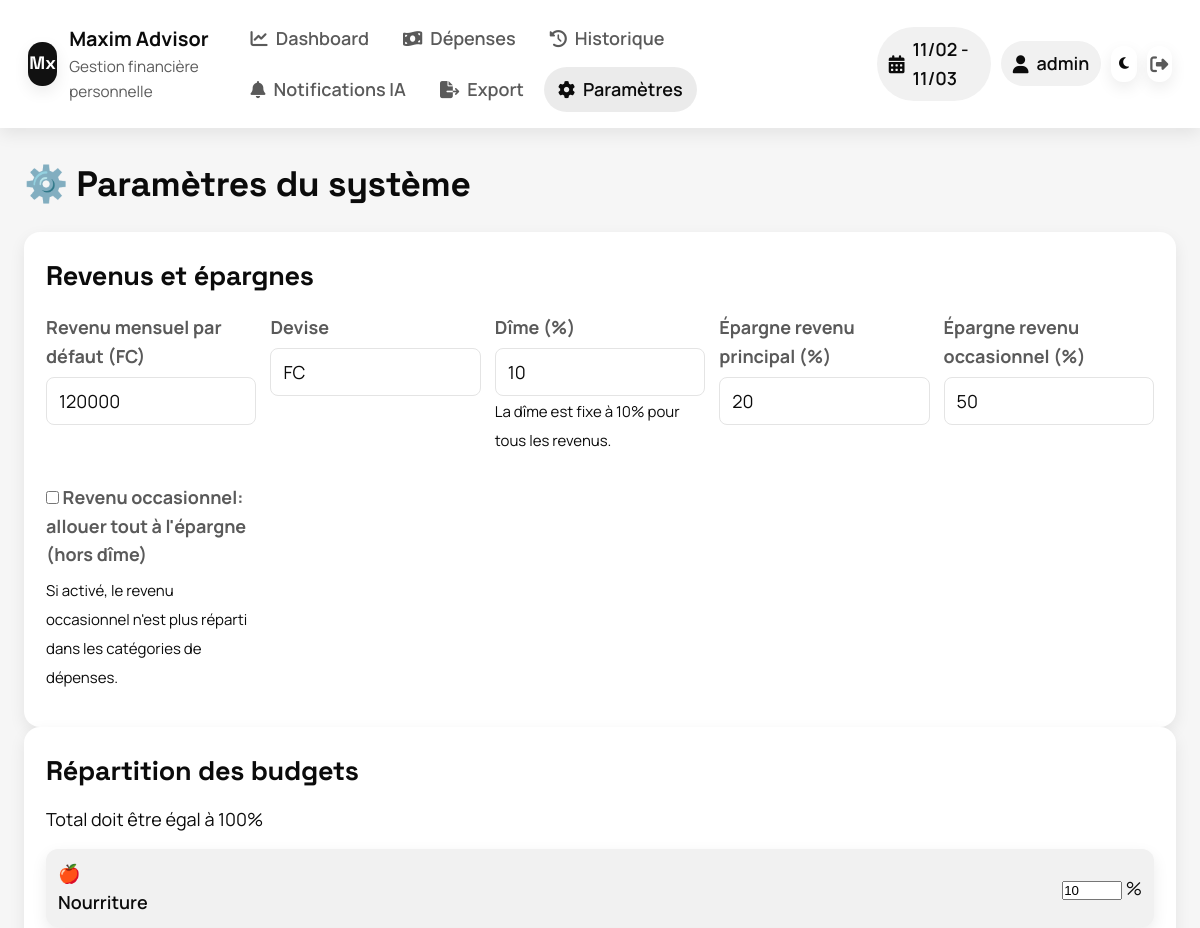
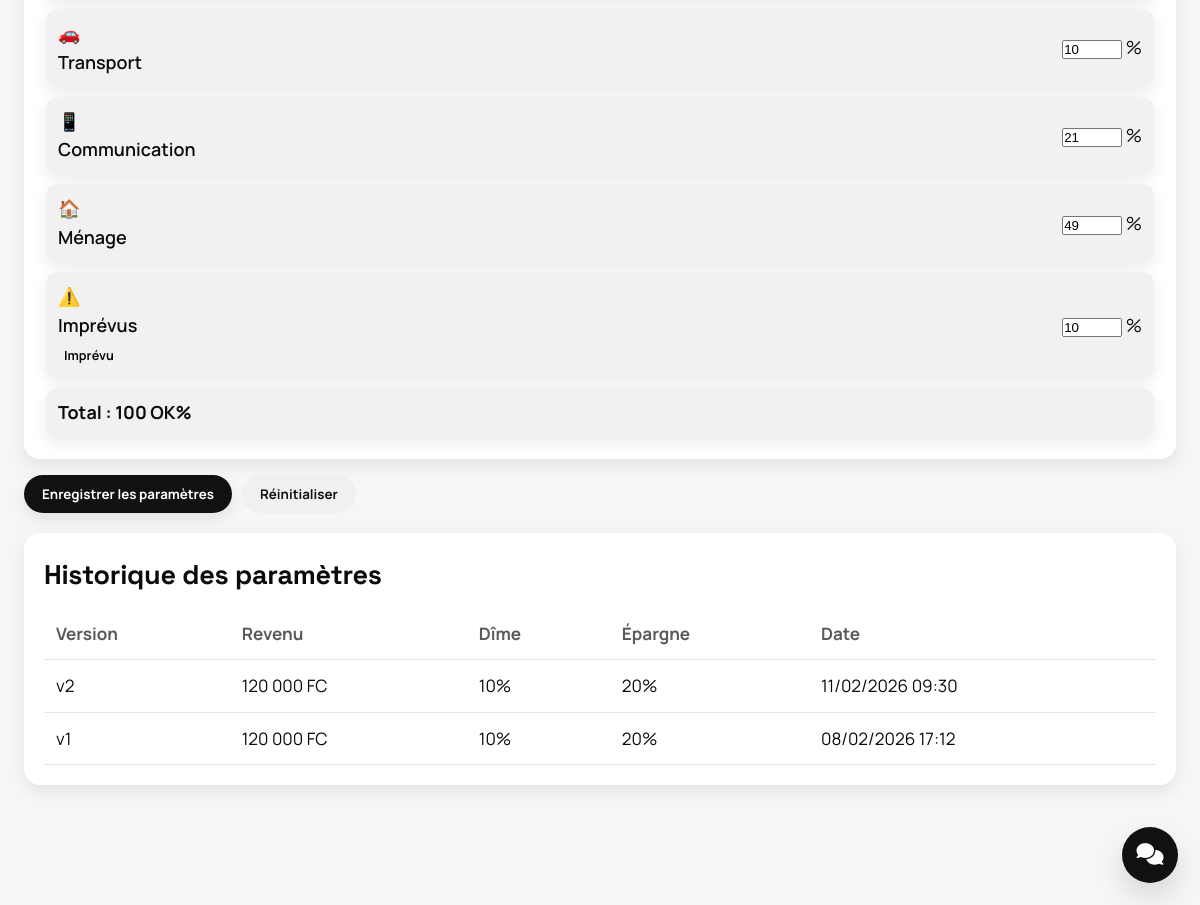
The app's page /?page=settings (signed in) with its own data (2 pictures, top to bottom).
### tables this page shows
CREATE TABLE financial_periods (
    id INTEGER PRIMARY KEY AUTOINCREMENT,
    start_date DATE NOT NULL,
    end_date DATE NOT NULL,
    parameters_version INTEGER NOT NULL,
    initial_income INTEGER NOT NULL,
    tithing_amount INTEGER NOT NULL DEFAULT 0,
    saving_amount INTEGER NOT NULL DEFAULT 0,
    is_active BOOLEAN DEFAULT 1,
    created_at DATETIME DEFAULT CURRENT_TIMESTAMP
);

CREATE TABLE parameters (
    id INTEGER PRIMARY KEY AUTOINCREMENT,
    version INTEGER NOT NULL DEFAULT 1,
    default_income INTEGER NOT NULL DEFAULT 120000,
    currency TEXT NOT NULL DEFAULT 'FC',
    tithing_percent INTEGER NOT NULL DEFAULT 10,
    main_saving_percent INTEGER NOT NULL DEFAULT 20,
    extra_saving_percent INTEGER NOT NULL DEFAULT 50,
    created_at DATETIME DEFAULT CURRENT_TIMESTAMP,
    is_active BOOLEAN DEFAULT 1
, extra_income_to_savings_only BOOLEAN DEFAULT 0);

CREATE TABLE budget_categories (
    id INTEGER PRIMARY KEY AUTOINCREMENT,
    name TEXT NOT NULL,
    color TEXT NOT NULL,
    icon TEXT NOT NULL,
    is_unexpected BOOLEAN DEFAULT 0,
    position INTEGER NOT NULL
);

### includes/database.php (called while the page is built, shortened)
<?php
require_once __DIR__ . '/config.php';
function getDatabase() {
    static $db = null;
    if ($db === null) {
        try {
            $db = new PDO('sqlite:' . DB_PATH);
            $db->setAttribute(PDO::ATTR_ERRMODE, PDO::ERRMODE_EXCEPTION);
            $db->exec('PRAGMA foreign_keys = ON');
        } catch (PDOException $e) {
            die('Erreur de connexion à la base de données: ' . $e->getMessage());
        }
    }
    return $db;
}
function queryAll($sql, $params = []) {
    $db = getDatabase();
    $stmt = $db->prepare($sql);
    $stmt->execute($params);
    return $stmt->fetchAll(PDO::FETCH_ASSOC);
}
function queryOne($sql, $params = []) {
    $db = getDatabase();
    $stmt = $db->prepare($sql);
    $stmt->execute($params);
    return $stmt->fetch(PDO::FETCH_ASSOC);
}
?>

### includes/period.php (called while the page is built, shortened)
<?php
require_once __DIR__ . '/database.php';
require_once __DIR__ . '/parameters.php';
require_once __DIR__ . '/budgets.php';
function getActivePeriod() {
    $sql = "SELECT * FROM financial_periods WHERE is_active = 1 ORDER BY start_date DESC LIMIT 1";
    return queryOne($sql);
}
?>

### includes/parameters.php (called while the page is built, shortened)
<?php
require_once __DIR__ . '/database.php';
require_once __DIR__ . '/config.php';
function getCurrentParameters() {
    $sql = "SELECT * FROM parameters WHERE is_active = 1 LIMIT 1";
    $params = queryOne($sql);
    return $params;
}
function getParametersHistory($limit = 10) {
    $sql = "SELECT * FROM parameters
            ORDER BY created_at DESC
            LIMIT ?";
    return queryAll($sql, [$limit]);
}
?>

### includes/budgets.php (called while the page is built, shortened)
<?php
require_once __DIR__ . '/database.php';
function getAllCategories() {
    $sql = "SELECT * FROM budget_categories ORDER BY position";
    return queryAll($sql);
}
function getBudgetPercentages($parametersVersion) {
    $rows = queryAll(
        "SELECT category_id, percentage FROM budget_percentages WHERE parameters_version = ? ORDER BY category_id",
        [$parametersVersion]
    );
    $percentages = [];
    foreach ($rows as $row) {
        $percentages[(int)$row['category_id']] = (int)$row['percentage'];
    }
    return $percentages;
}

### includes/config.php (called while the page is built, shortened)
<?php
function formatCurrency($amount) {
    return number_format($amount, 0, ',', ' ') . ' ' . CURRENCY;
}
?>

### pages/settings.php (the view, shortened to what this page needs)
<?php
require_once __DIR__ . '/../includes/parameters.php';
require_once __DIR__ . '/../includes/budgets.php';
require_once __DIR__ . '/../includes/period.php';
$currentParams = getCurrentParameters();
$categories = getAllCategories();
$budgetPercentages = getBudgetPercentages($currentParams['id']);
$history = getParametersHistory(5);
?>
<div class="settings-container">
    <h2>⚙️ Paramètres du système</h2>
    <form method="POST" class="settings-form">
        <div class="settings-section">
            <h3>Revenus et épargnes</h3>
            <div class="form-grid">
                <div class="form-group">
                    <label>Revenu mensuel par défaut (FC)</label>
                    <input type="number" name="default_income"
                           value="<?php echo htmlspecialchars($currentParams['default_income']); ?>"
                           required min="0">
                </div>
                <div class="form-group">
                    <label>Devise</label>
                    <input type="text" name="currency"
                           value="<?php echo htmlspecialchars($currentParams['currency']); ?>"
                           required maxlength="3">
                </div>
                <div class="form-group">
                    <label>Dîme (%)</label>
                    <input type="number" name="tithing_percent"
                           value="<?php echo FIXED_TITHING_PERCENT; ?>"
                           readonly>
                    <small class="form-help">La dîme est fixe à 10% pour tous les revenus.</small>
                </div>
                <div class="form-group">
                    <label>Épargne revenu principal (%)</label>
                    <input type="number" name="main_saving_percent"
                           value="<?php echo htmlspecialchars($currentParams['main_saving_percent']); ?>"
                           required min="0" max="100">
                </div>
                <div class="form-group">
                    <label>Épargne revenu occasionnel (%)</label>
                    <input type="number" name="extra_saving_percent"
                           value="<?php echo htmlspecialchars($currentParams['extra_saving_percent']); ?>"
                           required min="0" max="100">
                </div>
                <div class="form-group">
                    <label>
                        <input type="checkbox"
                               name="extra_income_to_savings_only"
                               value="1"
                               <?php echo !empty($currentParams['extra_income_to_savings_only']) ? 'checked' : ''; ?>>
                        Revenu occasionnel: allouer tout à l'épargne (hors dîme)
                    </label>
                    <small class="form-help">Si activé, le revenu occasionnel n'est plus réparti dans les catégories de dépenses.</small>
                </div>
            </div>
        </div>
        <div class="settings-section">
            <h3>Répartition des budgets</h3>
            <p class="form-help">Total doit être égal à 100%</p>
            <div class="budget-percentages">
                <?php foreach ($categories as $category): ?>
                <div class="budget-category-input">
                    <div class="category-info">
                        <span class="category-icon"><?php echo $category['icon']; ?></span>
                        <span class="category-name"><?php echo htmlspecialchars($category['name']); ?></span>
                        <?php if ($category['is_unexpected']): ?>
                        <span class="unexpected-badge">Imprévu</span>
                        <?php endif; ?>
                    </div>
                    <div class="percentage-input">
                        <input type="number"
                               name="budget_<?php echo $category['id']; ?>"
                               value="<?php echo $budgetPercentages[$category['id']] ?? 0; ?>"
                               min="0" max="100"
                               class="budget-percentage"
                               data-category="<?php echo $category['id']; ?>">
                        <span class="percentage-suffix">%</span>
                    </div>
                </div>
                <?php endforeach; ?>
                <div class="budget-total">
                    <strong>Total :</strong>
                    <span id="budget-total">0</span>%
                </div>
            </div>
        </div>
        <div class="form-actions">
            <button type="submit" class="btn btn-primary">Enregistrer les paramètres</button>
            <button type="reset" class="btn btn-secondary">Réinitialiser</button>
        </div>
    </form>
    <div class="settings-history">
        <h3>Historique des paramètres</h3>
        <table class="history-table">
            <thead>
                <tr>
                    <th>Version</th>
                    <th>Revenu</th>
                    <th>Dîme</th>
                    <th>Épargne</th>
                    <th>Date</th>
                </tr>
            </thead>
            <tbody>
                <?php foreach ($history as $param): ?>
                <tr <?php echo $param['is_active'] ? 'class="active"' : ''; ?>>
                    <td>v<?php echo $param['version'] ?? $param['id']; ?></td>
                    <td><?php echo formatCurrency($param['default_income']); ?></td>
                    <td><?php echo FIXED_TITHING_PERCENT; ?>%</td>
                    <td><?php echo $param['main_saving_percent']; ?>%</td>
                    <td><?php echo date('d/m/Y H:i', strtotime($param['created_at'])); ?></td>
                </tr>
                <?php endforeach; ?>
            </tbody>
        </table>
    </div>
</div>

### templates/topbar.php (shortened to what this page needs)
<header class="topbar">
    <div class="brand">
        <div class="brand-mark">Mx</div>
        <div class="brand-text">
            <div class="brand-name"><?php echo APP_NAME; ?></div>
            <div class="brand-sub">Gestion financière personnelle</div>
        </div>
    </div>
    <nav class="topbar-links">
        <a href="/?page=dashboard" class="nav-link <?php echo ($page ?? 'dashboard') == 'dashboard' ? 'active' : ''; ?>">
            <i class="fas fa-chart-line"></i>
            <span>Dashboard</span>
        </a>
        <a href="/?page=expenses" class="nav-link <?php echo ($page ?? '') == 'expenses' ? 'active' : ''; ?>">
            <i class="fas fa-money-bill-wave"></i>
            <span>Dépenses</span>
        </a>
        <a href="/?page=history" class="nav-link <?php echo ($page ?? '') == 'history' ? 'active' : ''; ?>">
            <i class="fas fa-history"></i>
            <span>Historique</span>
        </a>
        <a href="/?page=alerts" class="nav-link <?php echo ($page ?? '') == 'alerts' ? 'active' : ''; ?>">
            <i class="fas fa-bell"></i>
            <span>Notifications IA</span>
        </a>
        <a href="/?page=export" class="nav-link <?php echo ($page ?? '') == 'export' ? 'active' : ''; ?>">
            <i class="fas fa-file-export"></i>
            <span>Export</span>
        </a>
        <a href="/?page=settings" class="nav-link <?php echo ($page ?? '') == 'settings' ? 'active' : ''; ?>">
            <i class="fas fa-cog"></i>
            <span>Paramètres</span>
        </a>
    </nav>
    <div class="topbar-user">
        <?php if ($period = getActivePeriod()): ?>
        <div class="period-pill">
            <i class="fas fa-calendar-alt"></i>
            <span>
                <?php echo date('d/m', strtotime($period['start_date'])); ?>
                -
                <?php echo date('d/m', strtotime($period['end_date'])); ?>
            </span>
        </div>
        <?php endif; ?>
        <div class="user-pill">
            <i class="fas fa-user"></i>
            <span><?php echo htmlspecialchars($_SESSION['username'] ?? 'Utilisateur'); ?></span>
        </div>
        <button class="theme-toggle" type="button" onclick="toggleTheme()" title="Basculer le thème" aria-label="Basculer le thème">
            <i class="fas fa-moon"></i>
        </button>
        <a href="/logout.php" class="logout-link" title="Déconnexion">
            <i class="fas fa-sign-out-alt"></i>
        </a>
    </div>
</header>

### records on screen
financial_periods: start_date "11/02", end_date "11/03"
parameters: default_income "120000", currency "FC", main_saving_percent "20", extra_saving_percent "50", version "2", default_income "120 000 FC", created_at "11/02/2026 09:30"
budget_categories: icon "🍎", name "Nourriture", id "10"
budget_categories: icon "🚗", name "Transport", id "10"
budget_categories: icon "📱", name "Communication", id "21"
budget_categories: icon "🏠", name "Ménage", id "49"
budget_categories: icon "⚠️", name "Imprévus", is_unexpected "Imprévu", id "10"
parameters: version "1", default_income "120 000 FC", main_saving_percent "20", created_at "08/02/2026 17:12"

### other values on screen
APP_NAME "Maxim Advisor"
$_SESSION['username'] "admin"
